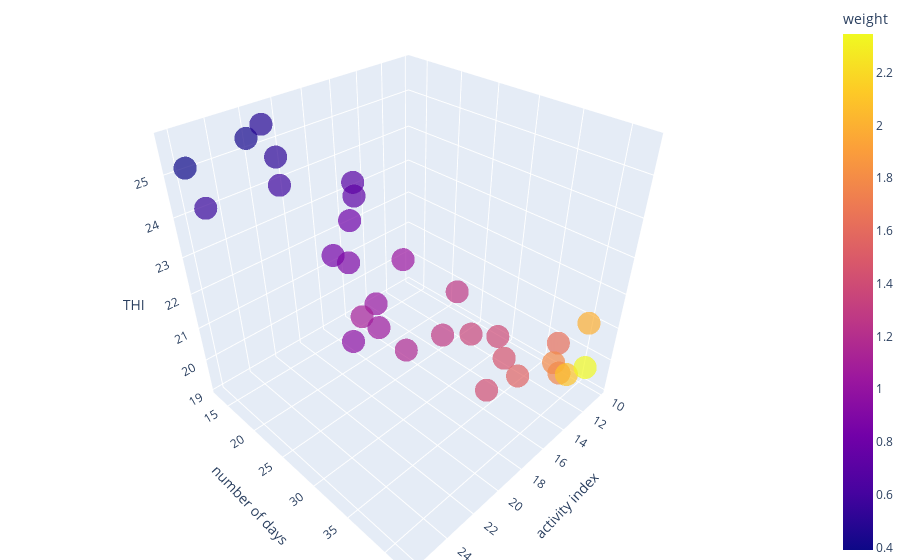

This figure's notebook cell:
### Code cell
from mpl_toolkits.mplot3d import Axes3D
import plotly.graph_objects as go
import plotly.express as px

fig = plt.figure()
ax = fig.add_subplot(111, projection='3d')

fig = px.scatter_3d(exog_21Sep, x='activity', y='numdays', z='THI',
              color='weight',
              opacity=0.7) #create 3d scatter plot


# tight layout
fig.update_layout(showlegend=True, #add legend
                  scene = dict(
                    xaxis_title='activity index',
                    yaxis_title='number of days',
                    zaxis_title='THI'),
                    width=700,
                    margin=dict(l=0, r=0, b=0, t=0)
                  )

fig.write_html("3D_scatter.html") #output the html file
fig.show()

### Figure 1 — Plotly figure (JSON) as saved in the notebook; plotly's stock layout.template omitted (floating-point values rounded to 4 significant figures)
{"data": [{"hovertemplate": "activity=%{x}<br>numdays=%{y}<br>THI=%{z}<br>weight=%{marker.color}<extra></extra>", "legendgroup": "", "marker": {"color": [0.3902, 0.4252, 0.4864, 0.5132, 0.5526, 0.5786, 0.6966, 0.7282, 0.8036, 0.8426, 0.8874, 1.031, 1.024, 1.105, 0.9634, 1.056, 1.17, 1.283, 1.273, 1.359, 1.386, 1.456, 1.423, 1.552, 1.631, 1.763, 1.794, 1.995, 2.095, 2.346], "coloraxis": "coloraxis", "opacity": 0.7, "symbol": "circle"}, "mode": "markers", "name": "", "scene": "scene", "showlegend": false, "type": "scatter3d", "x": [25.76, 22.47, 21.84, 21.57, 26.18, 22.26, 17.89, 18.31, 19.17, 20.89, 20.31, 16.74, 19.41, 20.94, 22.08, 20.73, 19.23, 16.82, 16.37, 15.6, 13.71, 13.62, 15.87, 13.61, 10.38, 10.69, 12.56, 10.21, 12.87, 11.86], "y": [13, 14, 15, 16, 17, 18, 19, 20, 21, 22, 23, 24, 25, 26, 27, 28, 29, 30, 31, 32, 33, 34, 35, 36, 37, 38, 39, 40, 41, 42], "z": [25.1, 25.4, 25.7, 25, 24.6, 24.6, 24.1, 23.9, 23.5, 23, 22.8, 22.3, 21.7, 21.8, 21.5, 21.7, 20.8, 20.8, 22.1, 20.8, 20.4, 19.8, 19.5, 19.5, 19.9, 19.1, 20.1, 20.9, 20.1, 20.2]}], "layout": {"autosize": true, "coloraxis": {"colorbar": {"title": {"text": "weight"}}, "colorscale": [[0, "#0d0887"], [0.1111, "#46039f"], [0.2222, "#7201a8"], [0.3333, "#9c179e"], [0.4444, "#bd3786"], [0.5556, "#d8576b"], [0.6667, "#ed7953"], [0.7778, "#fb9f3a"], [0.8889, "#fdca26"], [1, "#f0f921"]]}, "legend": {"tracegroupgap": 0}, "margin": {"b": 0, "l": 0, "r": 0, "t": 0}, "scene": {"aspectmode": "auto", "aspectratio": {"x": 1, "y": 1, "z": 1}, "domain": {"x": [0, 1], "y": [0, 1]}, "xaxis": {"title": {"text": "activity index"}, "type": "linear"}, "yaxis": {"title": {"text": "number of days"}, "type": "linear"}, "zaxis": {"title": {"text": "THI"}, "type": "linear"}}, "showlegend": true}}
